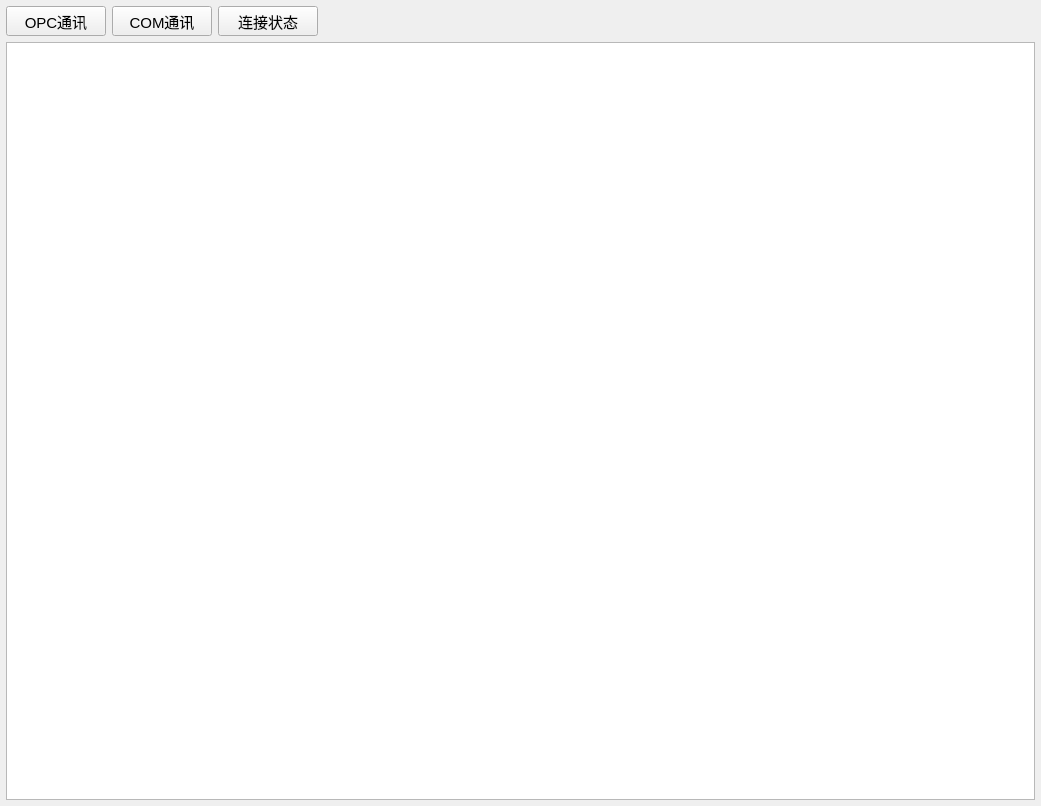
<?xml version="1.0" encoding="UTF-8"?>
<ui version="4.0">
 <class>WidgetCommDataMonitor</class>
 <widget class="QWidget" name="WidgetCommDataMonitor">
  <property name="geometry">
   <rect>
    <x>0</x>
    <y>0</y>
    <width>1041</width>
    <height>806</height>
   </rect>
  </property>
  <property name="windowTitle">
   <string>Form</string>
  </property>
  <layout class="QVBoxLayout" name="verticalLayout">
   <property name="leftMargin">
    <number>6</number>
   </property>
   <property name="topMargin">
    <number>6</number>
   </property>
   <property name="rightMargin">
    <number>6</number>
   </property>
   <property name="bottomMargin">
    <number>6</number>
   </property>
   <item>
    <layout class="QHBoxLayout" name="horizontalLayout">
     <item>
      <widget class="QToolButton" name="toolOpcData">
       <property name="minimumSize">
        <size>
         <width>100</width>
         <height>30</height>
        </size>
       </property>
       <property name="font">
        <font>
         <pointsize>11</pointsize>
        </font>
       </property>
       <property name="text">
        <string>OPC通讯</string>
       </property>
       <property name="icon">
        <iconset resource="../PCS.qrc">
         <normaloff>:/images/pngs/opc_connection.png</normaloff>:/images/pngs/opc_connection.png</iconset>
       </property>
       <property name="iconSize">
        <size>
         <width>20</width>
         <height>20</height>
        </size>
       </property>
       <property name="checkable">
        <bool>true</bool>
       </property>
       <property name="autoExclusive">
        <bool>true</bool>
       </property>
       <property name="toolButtonStyle">
        <enum>Qt::ToolButtonTextBesideIcon</enum>
       </property>
      </widget>
     </item>
     <item>
      <widget class="QToolButton" name="toolComData">
       <property name="minimumSize">
        <size>
         <width>100</width>
         <height>30</height>
        </size>
       </property>
       <property name="font">
        <font>
         <pointsize>11</pointsize>
        </font>
       </property>
       <property name="text">
        <string>COM通讯</string>
       </property>
       <property name="icon">
        <iconset resource="../PCS.qrc">
         <normaloff>:/images/pngs/comm_serialport.png</normaloff>:/images/pngs/comm_serialport.png</iconset>
       </property>
       <property name="iconSize">
        <size>
         <width>20</width>
         <height>20</height>
        </size>
       </property>
       <property name="checkable">
        <bool>true</bool>
       </property>
       <property name="autoExclusive">
        <bool>true</bool>
       </property>
       <property name="toolButtonStyle">
        <enum>Qt::ToolButtonTextBesideIcon</enum>
       </property>
      </widget>
     </item>
     <item>
      <widget class="QToolButton" name="toolLinkStatus">
       <property name="minimumSize">
        <size>
         <width>100</width>
         <height>30</height>
        </size>
       </property>
       <property name="font">
        <font>
         <pointsize>11</pointsize>
        </font>
       </property>
       <property name="text">
        <string>连接状态</string>
       </property>
       <property name="icon">
        <iconset resource="../PCS.qrc">
         <normaloff>:/images/pngs/comm_linkstatus.png</normaloff>:/images/pngs/comm_linkstatus.png</iconset>
       </property>
       <property name="iconSize">
        <size>
         <width>20</width>
         <height>20</height>
        </size>
       </property>
       <property name="checkable">
        <bool>true</bool>
       </property>
       <property name="autoExclusive">
        <bool>true</bool>
       </property>
       <property name="toolButtonStyle">
        <enum>Qt::ToolButtonTextBesideIcon</enum>
       </property>
      </widget>
     </item>
     <item>
      <spacer name="horizontalSpacer">
       <property name="orientation">
        <enum>Qt::Horizontal</enum>
       </property>
       <property name="sizeHint" stdset="0">
        <size>
         <width>40</width>
         <height>20</height>
        </size>
       </property>
      </spacer>
     </item>
    </layout>
   </item>
   <item>
    <widget class="QStackedWidget" name="stackedWidget">
     <widget class="QWidget" name="page_1">
      <layout class="QHBoxLayout" name="horizontalLayout_2">
       <property name="leftMargin">
        <number>0</number>
       </property>
       <property name="topMargin">
        <number>0</number>
       </property>
       <property name="rightMargin">
        <number>0</number>
       </property>
       <property name="bottomMargin">
        <number>0</number>
       </property>
       <item>
        <widget class="QTableWidget" name="tableOpcData"/>
       </item>
      </layout>
     </widget>
     <widget class="QWidget" name="page_2">
      <layout class="QHBoxLayout" name="horizontalLayout_3">
       <property name="leftMargin">
        <number>0</number>
       </property>
       <property name="topMargin">
        <number>0</number>
       </property>
       <property name="rightMargin">
        <number>0</number>
       </property>
       <property name="bottomMargin">
        <number>0</number>
       </property>
       <item>
        <widget class="QTableWidget" name="tableComData"/>
       </item>
      </layout>
     </widget>
     <widget class="QWidget" name="page_3">
      <layout class="QHBoxLayout" name="horizontalLayout_4">
       <property name="leftMargin">
        <number>0</number>
       </property>
       <property name="topMargin">
        <number>0</number>
       </property>
       <property name="rightMargin">
        <number>0</number>
       </property>
       <property name="bottomMargin">
        <number>0</number>
       </property>
       <item>
        <widget class="QTableWidget" name="tableLinkStatus"/>
       </item>
      </layout>
     </widget>
    </widget>
   </item>
  </layout>
 </widget>
 <resources>
  <include location="../PCS.qrc"/>
 </resources>
 <connections/>
</ui>
